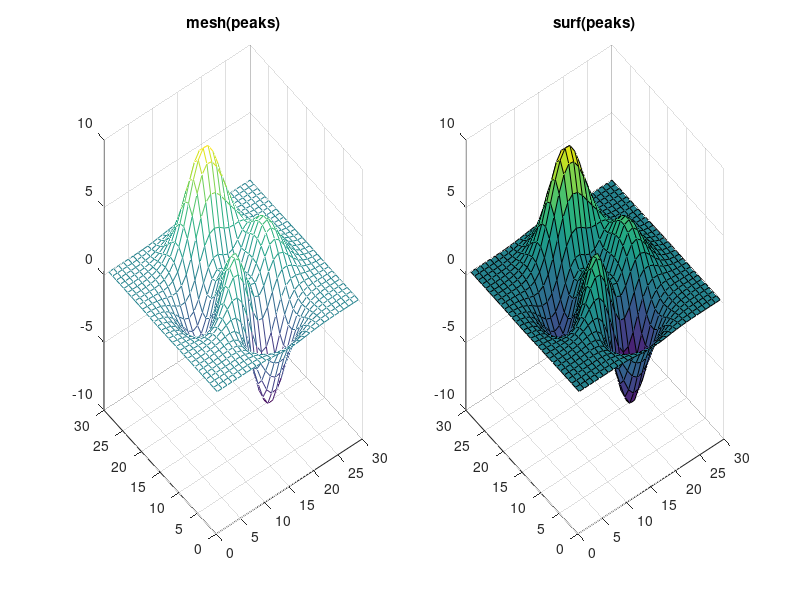

This chart was generated by the following MATLAB code:
% mesh and surf — wireframe vs filled 3-D surface of a peaks-like function.
[xx, yy] = meshgrid(linspace(-3, 3, 30), linspace(-3, 3, 30));
z = 3 * (1 - xx).^2 .* exp(-xx.^2 - (yy + 1).^2) ...
  - 10 * (xx/5 - xx.^3 - yy.^5) .* exp(-xx.^2 - yy.^2) ...
  - (1/3) * exp(-(xx + 1).^2 - yy.^2);

figure;
subplot(1, 2, 1); mesh(z); title('mesh(peaks)');
subplot(1, 2, 2); colormap('viridis'); surf(z); title('surf(peaks)');
saveas(gcf, '/tmp/plot_3d_surface.png');
